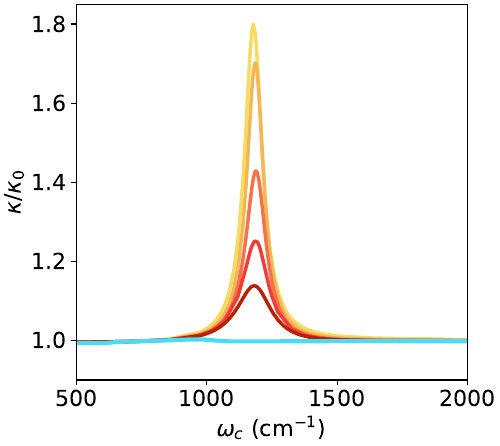

Python code for this plot:
from numpy import kron as ꕕ
from matplotlib import cm as colm
import numpy as np
import matplotlib.pyplot as plt
plt.rcParams.update({'font.size': 16})

width= 5
aspect_ratio= 1.12
fig_size = (width, width / aspect_ratio)
plt.figure(figsize=fig_size, constrained_layout=True)

color = ['#ef5777', '#48dbfb', '#8854d0', '#079992', '#e58e26',"#ff9ff3"]

def plot_curve(filename, label, scalefactor, c = 'black', lw = 2.5):
    data = np.genfromtxt(filename)
    idmax = np.argmin(np.abs(data[:, 0] - 1183))
    plt.plot(data[:, 0], data[:, 4]/scalefactor, label = label, c = c, lw = lw)

data_no_cav = np.genfromtxt(f"S8d-nocav.out")
plt.xlim(500, 2000)
plt.xlabel(r'$\omega_c$ $(\mathrm{cm}^{-1})$')
plt.ylabel(r'$\kappa /\kappa_0$')
 
 
plot_curve(f"S8a-lifetime-100.out", r'100', data_no_cav[0, 4], c ='#F6DA62')
plot_curve(f"S8a-lifetime-200.out", r'200', data_no_cav[0, 4], c = '#F4B757')
plot_curve(f"S8a-lifetime-500.out", r'500', data_no_cav[0, 4], c = '#F3734C')
plot_curve(f"S8a-lifetime-1000.out", r'1000', data_no_cav[0, 4], '#F13D36')
plot_curve(f"S8a-lifetime-2000.out", r'2000', data_no_cav[0, 4], c = '#B62203')
 
plot_curve("S8a-lifetime-infty.out", r'infinity', data_no_cav[0, 4], c = '#48dbfb',  lw = 3)
 

plt.ylim(0.9, 1.85)
plt.savefig('S8a.pdf')